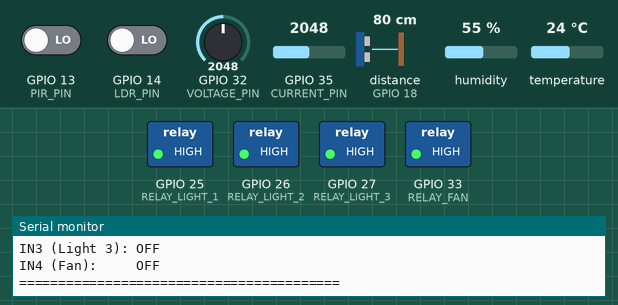
This sketch was run on a simulated ESP32. Shown: switched loads named in the sketch (green lamp = pin HIGH), the last lines printed to the serial monitor. Inputs (shaded band) come from the test bench; at power-on: temperature 24 °C, GPIO 14 (LDR_PIN) LOW, GPIO 13 (PIR_PIN) LOW, GPIO 32 (VOLTAGE_PIN) = 2048, GPIO 35 (CURRENT_PIN) = 2048, distance to the obstacle (sensor on GPIO 18) 80 cm, humidity 55 %. The echo pulse lasts 58.3 µs per cm.

Above: at 3.2 s.
3.3 s: temperature set to 27 °C
At 5.2 s:
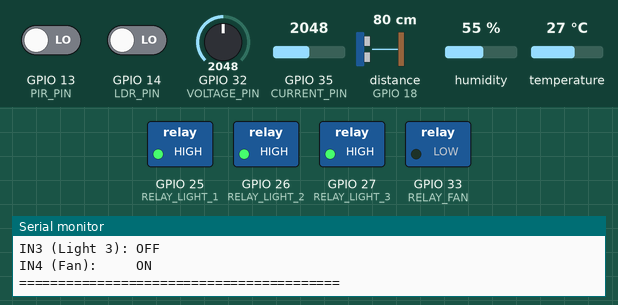
6.0 s: GPIO 14 (LDR_PIN) driven HIGH
At 6.4 s:
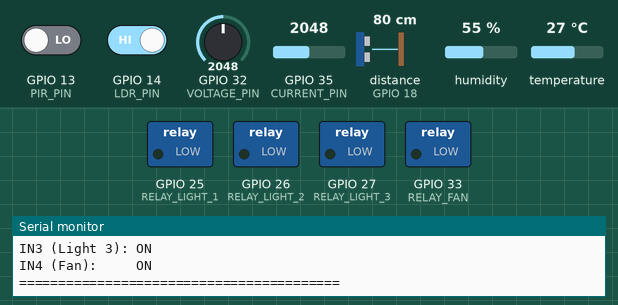
8.7 s: temperature set to 12 °C
At 11.3 s:
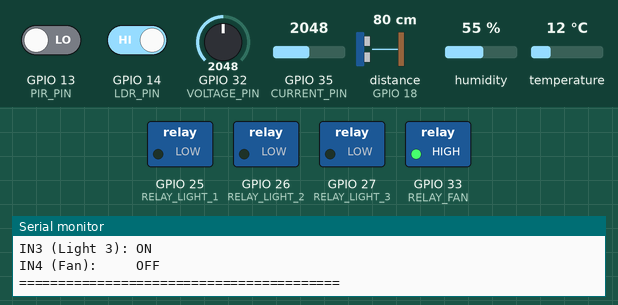
15.8 s: GPIO 14 (LDR_PIN) driven LOW
At 17.4 s:
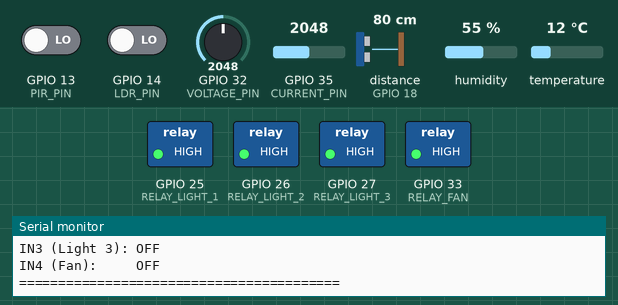
18.5 s: temperature set to 28 °C
At 21.1 s:
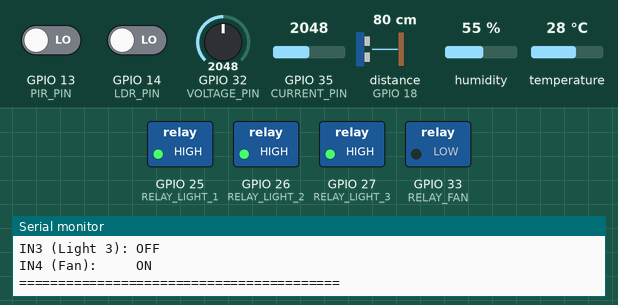
Timing chart, 0 to 22.6 s (numbered marks = the images above; inputs shaded):
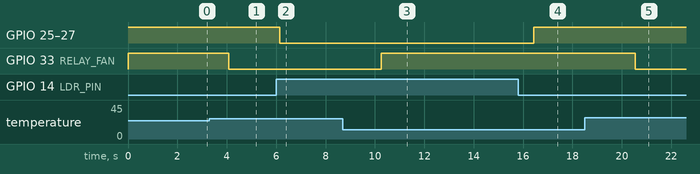

The sketch:

pircheck_copy_20261008231118_copy_20261009062726.ino
```cpp
#include <DHT.h>
#include <NewPing.h>

// --- Pin Definitions ---
#define PIR_PIN       13
#define LDR_PIN       14
#define DHTPIN        4
#define TRIG_PIN      5
#define ECHO_PIN      18
#define VOLTAGE_PIN   32
#define CURRENT_PIN   35

// Updated Relay Assignments
#define RELAY_LIGHT_1 25 // IN1
#define RELAY_LIGHT_2 26 // IN2
#define RELAY_LIGHT_3 27 // IN3
#define RELAY_FAN     33 // IN4

// --- Sensor Setup ---
DHT dht(DHTPIN, DHT11);
NewPing sonar(TRIG_PIN, ECHO_PIN, 400);

// --- System Variables ---
unsigned long lastMotionTime = 0;
const unsigned long gracePeriod = 15000; // 15 seconds for testing
const float targetTemp = 26.0;           // Celsius threshold

void setup() {
  Serial.begin(115200);
  dht.begin();

  pinMode(PIR_PIN, INPUT_PULLDOWN);
  pinMode(LDR_PIN, INPUT);

  pinMode(RELAY_LIGHT_1, OUTPUT);
  pinMode(RELAY_LIGHT_2, OUTPUT);
  pinMode(RELAY_LIGHT_3, OUTPUT);
  pinMode(RELAY_FAN, OUTPUT);

  // Relays are Active-LOW (HIGH = OFF)
  digitalWrite(RELAY_LIGHT_1, HIGH);
  digitalWrite(RELAY_LIGHT_2, HIGH);
  digitalWrite(RELAY_LIGHT_3, HIGH);
  digitalWrite(RELAY_FAN, HIGH);

  Serial.println("Smart Campus System Initializing...");
  delay(2000);
}

void loop() {
  // 1. Read Sensors
  int pirState = digitalRead(PIR_PIN);
  int distance = sonar.ping_cm();
  int ldrState = digitalRead(LDR_PIN);
  float temp = dht.readTemperature();

  // Read Energy
  int rawVolts = analogRead(VOLTAGE_PIN);
  int rawCurrent = analogRead(CURRENT_PIN);
  float voltage = ((rawVolts * 3.3) / 4095.0) * 5.0;
  float current = abs((((rawCurrent * 3.3) / 4095.0) - 1.65) / 0.100);
  float powerWatts = voltage * current;

  // 2. Occupancy & Grace Period Logic
  if (pirState == HIGH || (distance > 0 && distance < 100)) {
    lastMotionTime = millis();
  }

  bool isOccupied = (millis() - lastMotionTime) < gracePeriod;

  // 3. Smart Control Logic
  if (isOccupied) {

    // Daylight Harvesting Logic (Controls IN1, IN2, IN3)
    if (ldrState == HIGH) {
      digitalWrite(RELAY_LIGHT_1, LOW); // Turn Light 1 ON
      digitalWrite(RELAY_LIGHT_2, LOW); // Turn Light 2 ON
      digitalWrite(RELAY_LIGHT_3, LOW); // Turn Light 3 ON
    } else {
      digitalWrite(RELAY_LIGHT_1, HIGH); // Turn Light 1 OFF
      digitalWrite(RELAY_LIGHT_2, HIGH); // Turn Light 2 OFF
      digitalWrite(RELAY_LIGHT_3, HIGH); // Turn Light 3 OFF
    }

    // Climate Control Logic (Controls IN4)
    if (!isnan(temp) && temp >= targetTemp) {
      digitalWrite(RELAY_FAN, LOW);   // Turn Fan ON
    } else {
      digitalWrite(RELAY_FAN, HIGH);  // Turn Fan OFF
    }

  } else {
    // Turn all appliances OFF if room is empty
    digitalWrite(RELAY_LIGHT_1, HIGH);
    digitalWrite(RELAY_LIGHT_2, HIGH);
    digitalWrite(RELAY_LIGHT_3, HIGH);
    digitalWrite(RELAY_FAN, HIGH);
  }

  // 4. DETAILED TELEMETRY OUTPUT
  Serial.println("=========================================");
  Serial.print("Status:       "); Serial.println(isOccupied ? "ROOM OCCUPIED" : "EMPTY (Power Saving)");
  Serial.print("PIR Sensor:   "); Serial.println(pirState == HIGH ? "Motion Detected (1)" : "Still (0)");
  Serial.print("Ultrasonic:   "); Serial.print(distance); Serial.println(" cm");
  Serial.print("Temperature:  "); Serial.print(temp); Serial.println(" °C");
  Serial.print("LDR (Light):  "); Serial.println(ldrState == LOW ? "Bright (0)" : "Dark (1)");

  Serial.println("--- Power Data ---");
  Serial.print("Voltage:      "); Serial.print(voltage); Serial.println(" V");
  Serial.print("Current:      "); Serial.print(current); Serial.println(" A");
  Serial.print("Power Usage:  "); Serial.print(powerWatts); Serial.println(" W");

  Serial.println("--- Relay States ---");
  Serial.print("IN1 (Light 1): "); Serial.println(digitalRead(RELAY_LIGHT_1) == LOW ? "ON" : "OFF");
  Serial.print("IN2 (Light 2): "); Serial.println(digitalRead(RELAY_LIGHT_2) == LOW ? "ON" : "OFF");
  Serial.print("IN3 (Light 3): "); Serial.println(digitalRead(RELAY_LIGHT_3) == LOW ? "ON" : "OFF");
  Serial.print("IN4 (Fan):     "); Serial.println(digitalRead(RELAY_FAN) == LOW ? "ON" : "OFF");
  Serial.println("=========================================\n");

  delay(2000);
}
```

Measured:
- the behaviour switches between 25 and 26 °C on temperature (found by bisection; images 0 and 1)
- after the input at 3.3 s, GPIO 33 (RELAY_FAN): HIGH → LOW after 0.79 s
- after the input at 6.0 s, GPIO 25 (RELAY_LIGHT_1), GPIO 26 (RELAY_LIGHT_2), GPIO 27 (RELAY_LIGHT_3): HIGH → LOW after 0.14 s
- after the input at 8.7 s, GPIO 33 (RELAY_FAN): LOW → HIGH after 1.6 s
- after the input at 15.8 s, GPIO 25 (RELAY_LIGHT_1), GPIO 26 (RELAY_LIGHT_2), GPIO 27 (RELAY_LIGHT_3): LOW → HIGH after 0.63 s
- after the input at 18.5 s, GPIO 33 (RELAY_FAN): HIGH → LOW after 2.0 s
